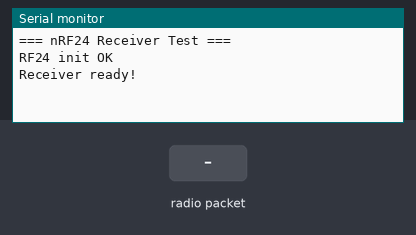
Recording of a sketch running on a simulated Arduino Uno, built with avr-gcc and run on an emulated ATmega328P. On the bench: the last lines printed to the serial monitor. The test bench sets the inputs (shaded band). No radio packets arrive unless stated.

Above: at 2.2 s.
2.3 s: radio packet "1" arrives
At 2.9 s:
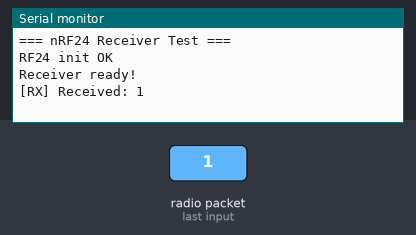
4.5 s: radio packet "0" arrives
At 5.7 s:
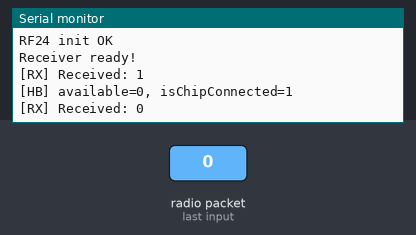

The sketch:

nrf24_test_receiver.ino
```cpp
// nRF24 简单测试 - 接收端 (Input)
#include <SPI.h>
#include <nRF24L01.h>
#include <RF24.h>

RF24 radio(7, 9);  // CE=D7, CSN=D9
const byte address[6] = "00001";

void setup() {
  Serial.begin(115200);
  delay(1000);

  Serial.println("=== nRF24 Receiver Test ===");

  if (!radio.begin()) {
    Serial.println("RF24 init FAILED!");
    while(1);
  }

  Serial.println("RF24 init OK");

  // 与发送端相同配置
  radio.openReadingPipe(0, address);
  radio.setPALevel(RF24_PA_MAX);  // 最大功率
  radio.setDataRate(RF24_1MBPS);  // 1Mbps
  radio.setChannel(100);  // 换信道
  radio.setAutoAck(true);  // 启用 ACK
  radio.startListening();

  Serial.println("Receiver ready!");
}

void loop() {
  // 心跳
  static unsigned long lastHB = 0;
  if (millis() - lastHB > 3000) {
    lastHB = millis();
    Serial.print("[HB] available=");
    Serial.print(radio.available());
    Serial.print(", isChipConnected=");
    Serial.println(radio.isChipConnected());
  }

  // 接收数据
  if (radio.available()) {
    char text[32] = {0};
    radio.read(&text, sizeof(text));

    Serial.print("[RX] Received: ");
    Serial.println(text);
  }
}
```

Measured:
- after the input at 2.3 s, the serial monitor: prints a new line at once (image 1)
- after the input at 4.5 s, the serial monitor: prints a new line at once (image 2)
